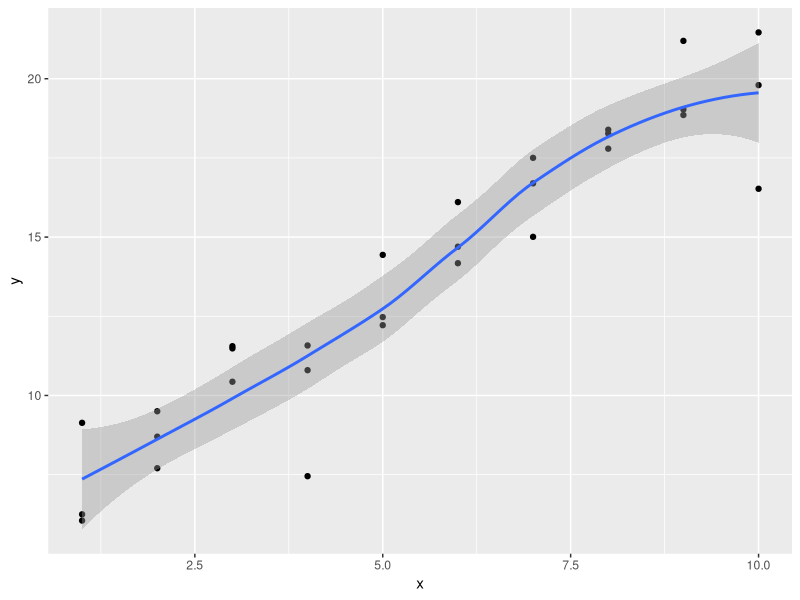
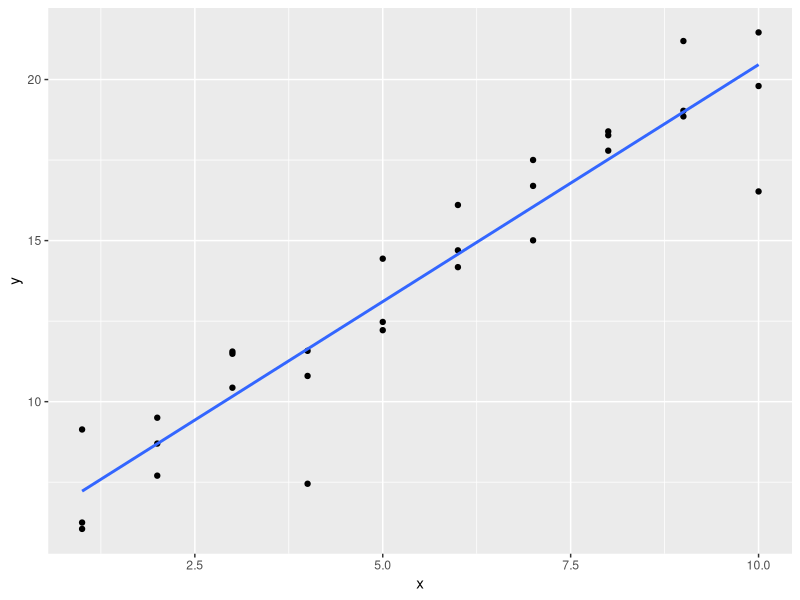

The R source for these figures, in order: (Note: this script raises an error after producing the figures.)
## ---- chunk 1
library(tidyverse)

library(modelr)
options(na.action = na.warn)
## ---- chunk 2
sim1a <- tibble(
  x = rep(1:10, each = 3),
  y = x * 1.5 + 6 + rt(length(x), df = 2)
)
## ---- chunk 3
sim1a_mod <- lm(y ~ x, data = sim1a)               # fit a linear model (straight line)

coef(sim1a_mod)                                    # Slope=1.480507    Intercept=5.806916

# Can't just put `sim1a_mod` into ggplot like below ...It plots *curve*, as for `sim1a`. (WHY?)
ggplot(sim1a_mod, aes(x, y)) +
  geom_point() +
  geom_smooth() 
## ---- chunk 4
ggplot(sim1a, aes(x = x, y = y)) +
  geom_point() +
  geom_smooth(method = "lm", se = FALSE)           # fit a linear model (straight line)
## ---- chunk 5
measure_distance <- function(mod, data) {
  diff <- data$y - make_prediction(mod, data)
  mean(abs(diff))
}
## ---- chunk 6
best <- optim(c(0, 0), measure_distance, data = sim1a)
best$par                                   # the best parameters of the 'mean-absolute distance'


# HOWEVER, although the code in Q2 defines `measure_distance` (and we have `sim1a` from Q1), that definition doesn't include what the `make_prediction()` function is ...SO at the moment we just get an error
## ---- chunk 7
# "For the above function to work, we need to define a function `make_prediction` that takes a numeric vector of length two (the intercept and slope) and returns the predictions..."

make_prediction <- function(mod, data) {
  mod[1] + mod[2] * data$x
}

# (I don't properly understand this, but) running that `make_prediction` code, and then the `optim` code again, gives : [1] 6.013145 1.511948

# ...re. `lm()` with the same data, (in A1) : Slope=1.546082    Intercept=5.633505
## ---- chunk 8
model1 <- function(a, data) {
  a[1] + data$x * a[2] + a[3]
}
## ---- chunk 9
sim1_loess <- loess(y ~ x, data = sim1)                # model fitting

grid_loess <- sim1 %>%
  add_predictions(sim1_loess)                          # grid generation, predictions

# Add the predictions from a `loess` regression to the `sim1` data. Default name of output col would be `pred`
# sim1 <- sim1 %>%
#  add_predictions(sim1_loess, var = "pred_loess")
## ---- chunk 10
ggplot(sim1, aes(x)) +                                 # visualisation
  geom_point(aes(y = y)) +
  geom_line(aes(y = pred), data = grid_loess, colour = "red", size = 1)
## ---- chunk 11
?add_predictions

# "A data frame. `add_prediction` adds a single new column, `.pred`, to the input data. `spread_predictions` adds one column for each model. `gather_predictions` adds two columns `.model` and `.pred`, and repeats the input rows for each model." -- Help

# "Next we add predictions. We’ll use modelr::add_predictions() which takes a data frame and a model. It adds the predictions from the model to a new column in the data frame" -- s23.3.1 R4DS book
## ---- chunk 12
ggplot(sim1, aes(x, resid)) + 
  geom_ref_line(h = 0) +
  geom_point()
# Just showing this for context. (Because running it here gives an error)

?geom_ref_line

# "geom_ref_line {modelr}" "Add a reference line (ggplot2)" -- Help
## ---- chunk 13

## ---- chunk 14

## ---- chunk 15
mod1 <- lm(y ~ x1 + x2, data = sim3)
mod2 <- lm(y ~ x1 * x2, data = sim3)
## ---- chunk 16

## ---- chunk 17
